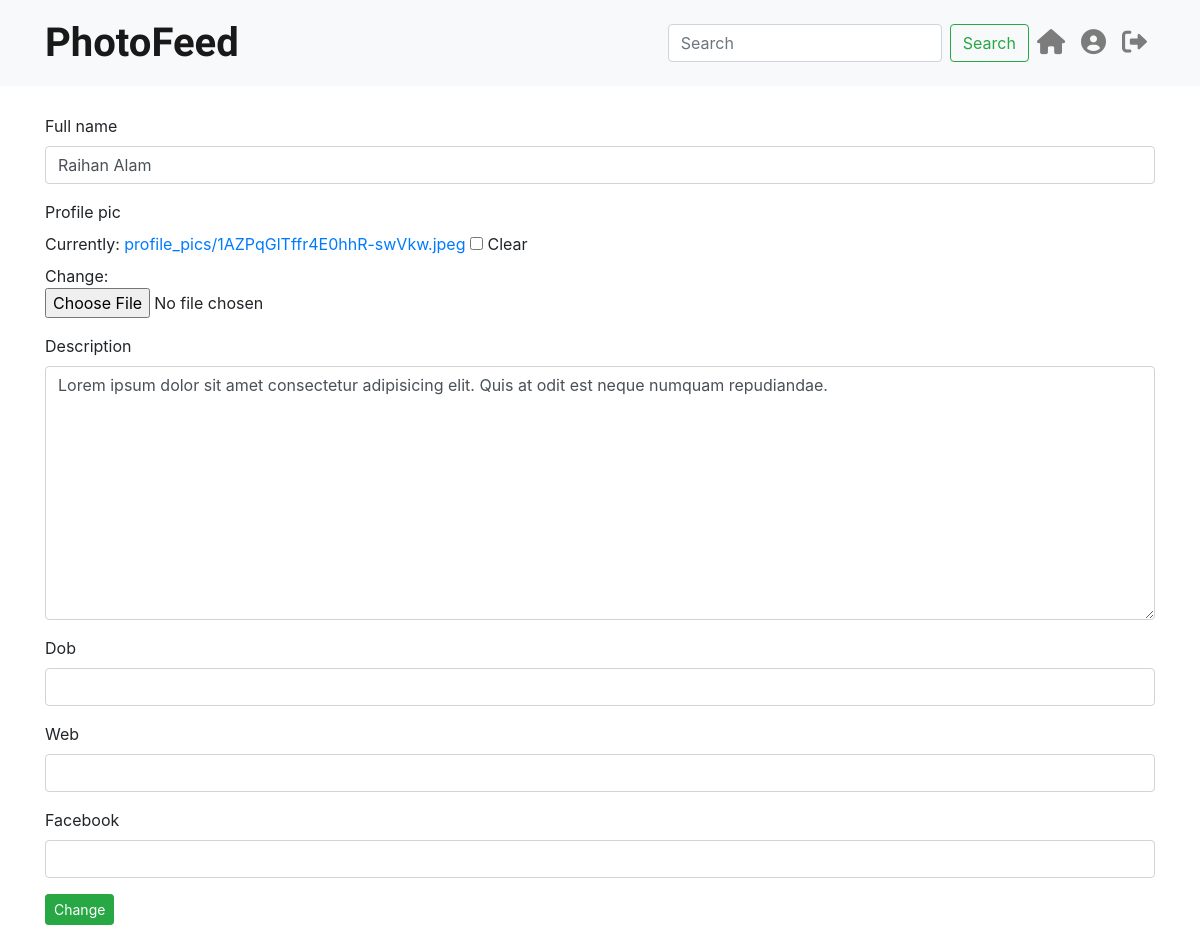
Page /accounts/edit (signed in) on the earlier database version.
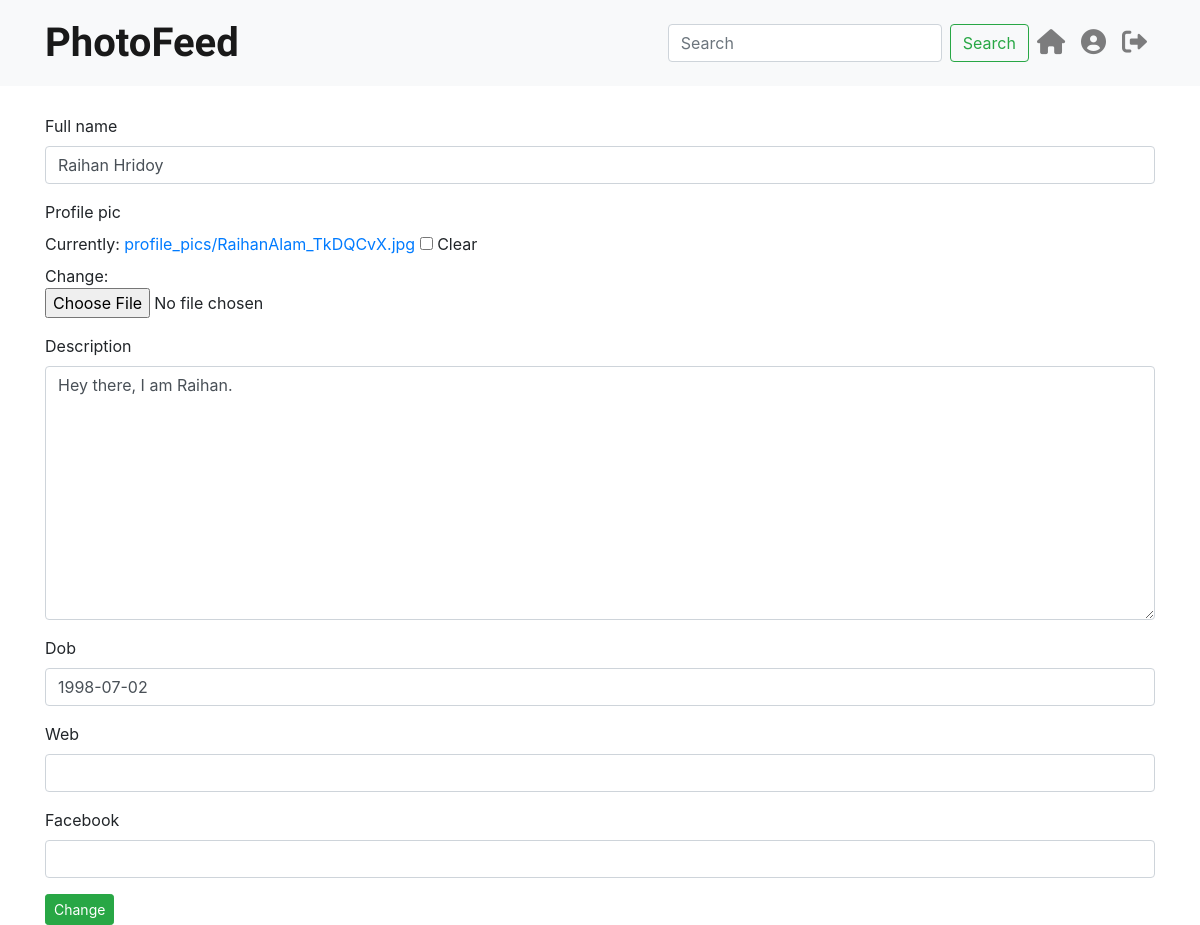
Same page on the later database version.
### Account_App/models.py (models this page shows)
class UserProfile(models.Model):
     user = models.OneToOneField(User,on_delete=models.CASCADE, related_name="user_profile")
     full_name = models.CharField(max_length=264,blank=True)
     profile_pic = models.ImageField(upload_to = 'profile_pics',blank=True)
     description = models.TextField(max_length=264,blank=True)
     dob = models.DateField(blank=True,null=True)
     web = models.URLField(blank=True)
     facebook = models.URLField(blank=True)

### Account_App/views.py (the view)
# urls.py: path('edit',views.edit_profile, name = 'edit_profile'),
@login_required
def edit_profile(request):
     current_user = UserProfile.objects.get(user=request.user )
     form = EditProfile(instance = current_user)
     if request.method == "POST":
          form = EditProfile(request.POST, request.FILES, instance = current_user)
          if form.is_valid():
               form.save(commit=True)
               form = EditProfile(instance=current_user)
               return HttpResponseRedirect(reverse('Account_App:profile'))
     return render(request,'Account_App/edit_profile.html',context={'form':form, 'title':'Edit Profile'})

### Account_App/forms.py
class EditProfile(forms.ModelForm):
     class Meta:
          dob = forms.DateField(widget=forms.DateInput(attrs={'type':'date'}))
          model = UserProfile
          exclude = ('user',)

### templates/Account_App/edit_profile.html (shortened to what this page needs)
{% extends 'navbar.html' %}
{% load crispy_forms_tags %}
{% block body_block %}
<form method="POST" enctype="multipart/form-data">
     {{form | crispy }}
     <button type="submit" class="btn btn-sm btn-success">Change</button>
</form>
{% endblock %}

Differences in the rows shown:
changed UserProfile: full_name "Raihan Alam" → "Raihan Hridoy"; description "Lorem ipsum dolor sit amet consectetur adipisicing elit. Quis at odit est neque numquam repudiandae." → "Hey there, I am Raihan."; dob (not shown) → "1998-07-02"
Other differences:
text no longer shown: "Full name Profile pic Currently: profile_pics/1AZPqGlTffr4E0hhR-swVkw.jpeg Clear Change: Description Dob Web Facebook"
text now shown: "Full name Profile pic Currently: profile_pics/RaihanAlam_TkDQCvX.jpg Clear Change: Description Dob Web Facebook"
